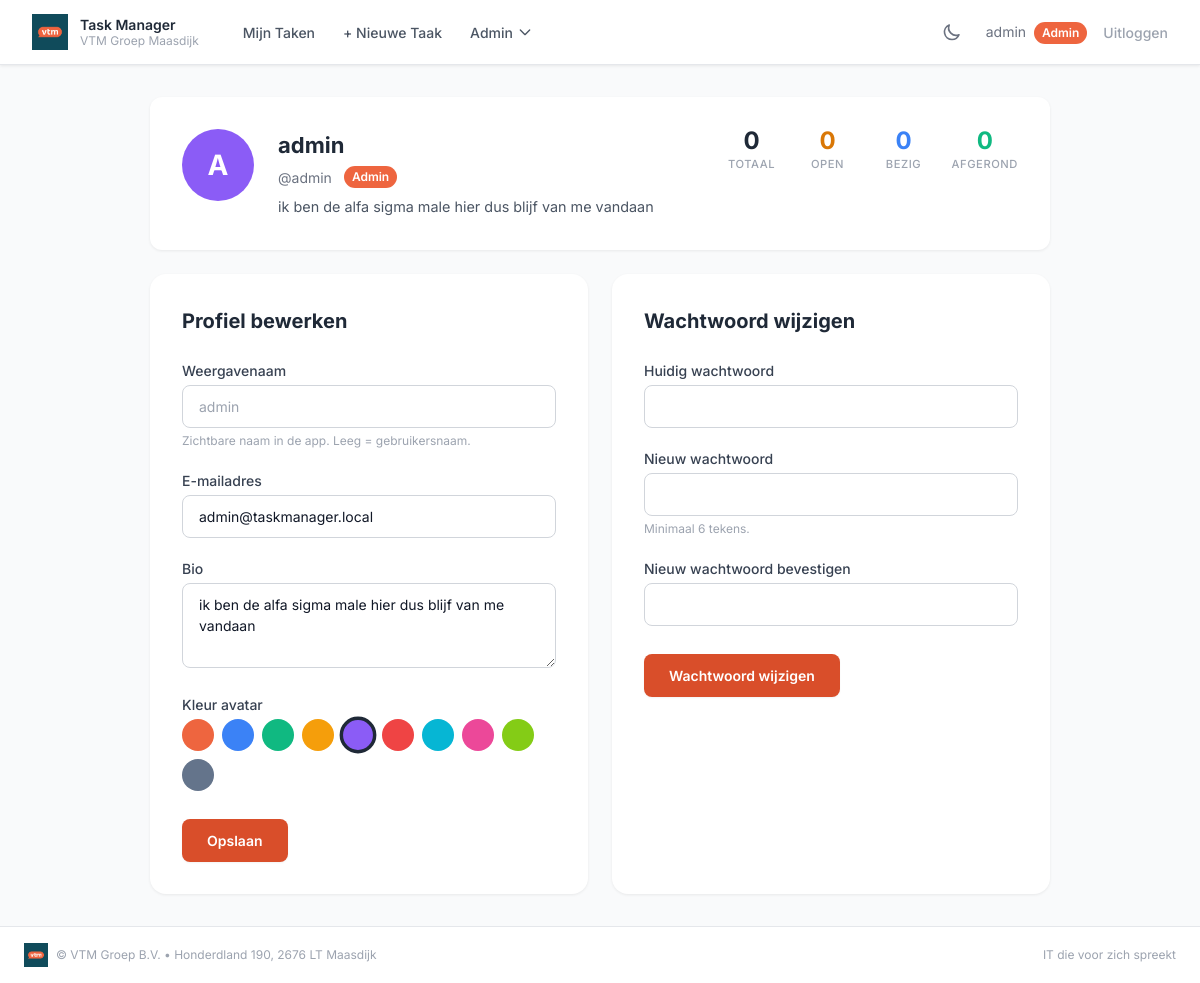
The app's page /profile (signed in) with its own data.
### app.py (models this page shows, shortened)
class User(UserMixin, db.Model):
    id = db.Column(db.Integer, primary_key=True)
    username = db.Column(db.String(80), unique=True, nullable=False)
    email = db.Column(db.String(120), unique=True, nullable=False)
    password_hash = db.Column(db.String(256), nullable=False)
    role = db.Column(db.String(10), nullable=False, default='user')   # 'admin' of 'user'
    display_name = db.Column(db.String(100), nullable=True)
    bio = db.Column(db.Text, nullable=True)
    avatar_color = db.Column(db.String(7), nullable=False, default='#ee653f')
    tasks = db.relationship('Task', backref='owner', lazy=True, foreign_keys='Task.user_id')
    assigned_tasks = db.relationship('Task', backref='assignee', lazy=True, foreign_keys='Task.assigned_to_id')
    @property
    def is_admin(self):
        return self.role == 'admin'

### app.py (the view, shortened to what this page needs)
@app.route('/profile', methods=['GET', 'POST'])
@login_required
def profile():
    total = len(current_user.tasks)
    done = sum(1 for t in current_user.tasks if t.status == 'afgerond')
    open_count = sum(1 for t in current_user.tasks if t.status == 'open')
    bezig_count = sum(1 for t in current_user.tasks if t.status == 'bezig')
    return render_template('profile.html', total=total, done=done, open_count=open_count, bezig_count=bezig_count)

### app.py (called while the page is built)
@login_manager.user_loader
def load_user(user_id):
    return db.session.get(User, int(user_id))

### templates/profile.html (shortened to what this page needs)
{% extends "base.html" %}
{% block content %}
<div class="profile-page">
    <div class="profile-header-card">
        <div class="profile-avatar" style="background-color: {{ current_user.avatar_color }};">
            {{ (current_user.display_name or current_user.username)[0] | upper }}
        </div>
        <div class="profile-header-info">
            <h2 class="profile-name">{{ current_user.display_name or current_user.username }}</h2>
            <p class="profile-username">@{{ current_user.username }}
                {% if current_user.is_admin %}<span class="badge--vtm-admin">Admin</span>{% endif %}
            </p>
            {% if current_user.bio %}
            <p class="profile-bio">{{ current_user.bio }}</p>
            {% endif %}
        </div>
        <div class="profile-stats">
            <div class="profile-stat">
                <span class="profile-stat-value">{{ total }}</span>
                <span class="profile-stat-label">Totaal</span>
            </div>
            <div class="profile-stat">
                <span class="profile-stat-value profile-stat-value--open">{{ open_count }}</span>
                <span class="profile-stat-label">Open</span>
            </div>
            <div class="profile-stat">
                <span class="profile-stat-value profile-stat-value--bezig">{{ bezig_count }}</span>
                <span class="profile-stat-label">Bezig</span>
            </div>
            <div class="profile-stat">
                <span class="profile-stat-value profile-stat-value--done">{{ done }}</span>
                <span class="profile-stat-label">Afgerond</span>
            </div>
        </div>
    </div>
    <div class="profile-grid">
        <div class="form-card">
            <h3 class="form-card-title">Profiel bewerken</h3>
            <form method="post" class="form-stack">
                <div>
                    <label for="display_name" class="form-label">Weergavenaam</label>
                    <input type="text" id="display_name" name="display_name"
                           value="{{ current_user.display_name or '' }}"
                           placeholder="{{ current_user.username }}"
                           class="form-input">
                    <p class="form-hint">Zichtbare naam in de app. Leeg = gebruikersnaam.</p>
                </div>
                <div>
                    <label for="email" class="form-label">E-mailadres</label>
                    <input type="email" id="email" name="email"
                           value="{{ current_user.email }}"
                           class="form-input">
                </div>
                <div>
                    <label for="bio" class="form-label">Bio</label>
                    <textarea id="bio" name="bio" rows="3" class="form-input"
                              placeholder="Vertel iets over jezelf...">{{ current_user.bio or '' }}</textarea>
                </div>
                <div>
                    <label class="form-label">Kleur avatar</label>
                    <div class="avatar-color-picker">
                        {% set colors = ['#ee653f','#3b82f6','#10b981','#f59e0b','#8b5cf6','#ef4444','#06b6d4','#ec4899','#84cc16','#64748b'] %}
                        {% for color in colors %}
                        <label class="avatar-color-option">
                            <span class="avatar-color-swatch" style="background:{{ color }};"></span>
                        </label>
                        {% endfor %}
                    </div>
                </div>
                <div class="form-actions">
                    <button type="submit" class="btn btn-primary">Opslaan</button>
                </div>
            </form>
        </div>
        <div class="form-card">
            <h3 class="form-card-title">Wachtwoord wijzigen</h3>
            <form method="post" class="form-stack">
                <div>
                    <label for="current_password" class="form-label">Huidig wachtwoord</label>
                    <input type="password" id="current_password" name="current_password"
                           required class="form-input">
                </div>
                <div>
                    <label for="new_password" class="form-label">Nieuw wachtwoord</label>
                    <input type="password" id="new_password" name="new_password"
                           required minlength="6" class="form-input">
                    <p class="form-hint">Minimaal 6 tekens.</p>
                </div>
                <div>
                    <label for="new_password2" class="form-label">Nieuw wachtwoord bevestigen</label>
                    <input type="password" id="new_password2" name="new_password2"
                           required minlength="6" class="form-input">
                </div>
                <div class="form-actions">
                    <button type="submit" class="btn btn-primary">Wachtwoord wijzigen</button>
                </div>
            </form>
        </div>
    </div>
</div>
{% endblock %}

### templates/base.html (shortened to what this page needs)
<!doctype html>
<html lang="nl" x-data="{ darkMode: localStorage.getItem('darkMode') === 'true' }" :class="{ 'dark': darkMode }" x-init="$watch('darkMode', val => localStorage.setItem('darkMode', val))">
<head>
    <script src="https://cdn.tailwindcss.com"></script>
    <link rel="stylesheet" href="{{ url_for('static', filename='css/style.css') }}">
</head>
<body>
    {% if current_user.is_authenticated %}
    <nav class="navbar" x-data="{ mobileOpen: false }">
        <div class="navbar-container">
            <div class="navbar-inner">
                <div class="flex items-center gap-8">
                    <a href="{{ url_for('tasks') }}" class="flex items-center gap-3">
                        <img src="{{ url_for('static', filename='images/VTM logo.png') }}" alt="VTM logo" class="vtm-logo-img">
                        <div class="hidden sm:block">
                            <span class="nav-brand-name">Task Manager</span>
                            <span class="nav-brand-sub">VTM Groep Maasdijk</span>
                        </div>
                    </a>
                    <div class="hidden md:flex items-center gap-1">
                        <a href="{{ url_for('tasks') }}" class="nav-link">Mijn Taken</a>
                        <a href="{{ url_for('task_create') }}" class="nav-link">+ Nieuwe Taak</a>
                        {% if current_user.is_admin %}
                        <div class="relative" x-data="{ open: false }">
                            <button @click="open = !open" @click.outside="open = false" class="nav-link">
                                Admin
                                <svg class="w-4 h-4" fill="none" stroke="currentColor" viewBox="0 0 24 24"><path stroke-linecap="round" stroke-linejoin="round" stroke-width="2" d="M19 9l-7 7-7-7"/></svg>
                            </button>
                        </div>
                        {% endif %}
                    </div>
                </div>
                <div class="hidden md:flex items-center gap-4">
                    <button @click="darkMode = !darkMode" class="dark-toggle" title="Dark mode toggle">
                        <svg x-show="!darkMode" class="w-5 h-5" fill="none" stroke="currentColor" viewBox="0 0 24 24"><path stroke-linecap="round" stroke-linejoin="round" stroke-width="2" d="M20.354 15.354A9 9 0 018.646 3.646 9.003 9.003 0 0012 21a9.003 9.003 0 008.354-5.646z"/></svg>
                    </button>
                    <a href="{{ url_for('profile') }}" class="nav-user-info nav-user-link">
                        {{ current_user.display_name or current_user.username }}
                        {% if current_user.is_admin %}<span class="badge--vtm-admin">Admin</span>{% endif %}
                    </a>
                    <a href="{{ url_for('logout') }}" class="nav-logout-link">Uitloggen</a>
                </div>
            </div>
        </div>
    </nav>
    {% endif %}
    <main class="main-content">
        {% block content %}{% endblock %}
    </main>
    <footer class="footer">
        <div class="footer-inner">
            <div class="footer-brand">
                <img src="{{ url_for('static', filename='images/VTM logo.png') }}" alt="VTM logo" class="vtm-logo-img--sm">
                <span class="footer-text">&copy; VTM Groep B.V. &bull; Honderdland 190, 2676 LT Maasdijk</span>
            </div>
            <span class="footer-text">IT die voor zich spreekt</span>
        </div>
    </footer>
</body>
</html>

### records on screen
User: display_name+username "admin", display_name+username "A", username "admin", bio "ik ben de alfa sigma male hier dus blijf van me vandaan", display_name "admin", email "admin@taskmanager.local"

### other values on screen
{{ total }} "0"
{{ open_count }} "0"
{{ bezig_count }} "0"
{{ done }} "0"
